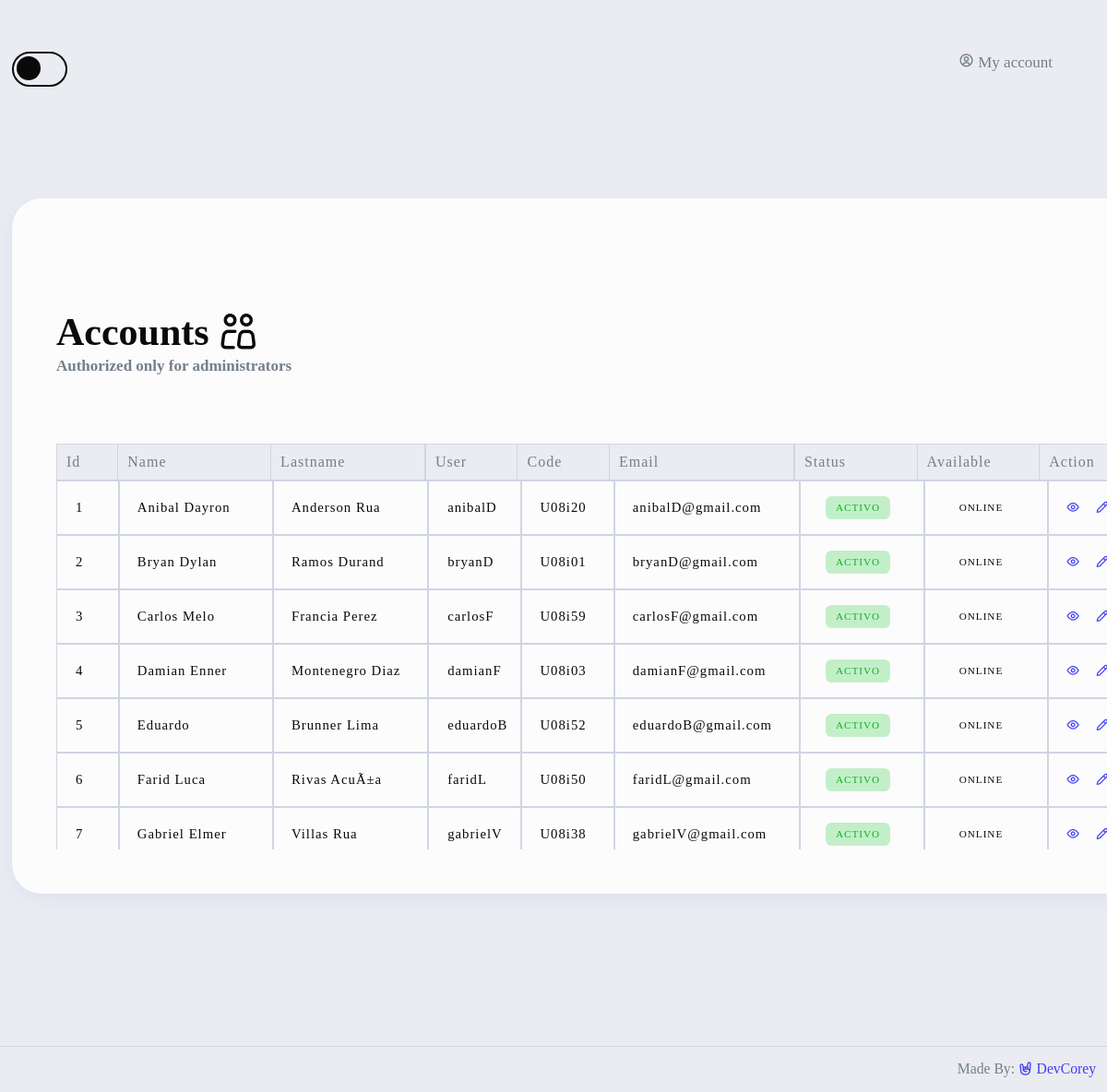
/manage.php (signed in), run on the app's committed database.
### tables this page shows
CREATE TABLE IF NOT EXISTS `users` (
  `IdUsuario` int(11) NOT NULL AUTO_INCREMENT,
  `CodUsuario` varchar(100) NOT NULL,
  `Usuario` varchar(100) NOT NULL,
  `Password` varchar(100) NOT NULL,
  `Nombres` varchar(100) NOT NULL,
  `Apellidos` varchar(100) NOT NULL,
  `Email` varchar(100) NOT NULL,
  `Permisos` enum('Administrador','Usuario normal') NOT NULL,
  `Estado` enum('Activo','Desactivo','Eliminado','Bloqueado') NOT NULL,
  `FechaRegistro` datetime NOT NULL,
  `FechaModificacion` datetime DEFAULT NULL,
  PRIMARY KEY (`IdUsuario`)
);

### action/functions.php (called while the page is built, shortened)
<?php
function show_users(){
    $conn = Db::connect();
    $query = "SELECT * FROM users WHERE Permisos = 'Usuario normal'";
    $result = mysqli_query($conn, $query);
    if ($result) {
        $usuarios = array();
        while ($row = mysqli_fetch_assoc($result)) {
            $usuarios[] = $row;
        }
        return $usuarios;
    } else {
        return false;
    }
}

### manage.php (the view, shortened to what this page needs)
<?php
require_once "action/functions.php";
$usuarios = show_users();
?>
<!DOCTYPE html>
<html lang="en">
<head>
    <?php include './action/inc/link.php'?>
    <main class="main">
        <div class="container container_max">
            <?php include 'action/inc/header.php'?>
            <section class="form_contender">
                <div class="form_manage">
                    <div class="head">
                        <h2>Accounts <i class="ai-people-multiple"></i>
                            <p>Authorized only for administrators</p>
                         </h2>
                    </div>
                    <div class="t_head">
                        <div class="contender">
                            <article class="table">
                            <div class="table_item">
                                <div class="column">
                                    <div class="column-2 outline">
                                        <div class="title">Id</div>
                                    </div>
                                    <div class="column-5 outline">
                                        <div class="title">Name</div>
                                    </div>
                                    <div class="column-5 outline">
                                        <div class="title">Lastname</div>
                                    </div>
                                </div>
                            </div>
                            <div class="table_item">
                                <div class="column">
                                    <div class="column-3 outline">
                                        <div class="title">User</div>
                                    </div>
                                    <div class="column-3 outline">
                                        <div class="title">Code</div>
                                    </div>
                                    <div class="column-6 outline">
                                        <div class="title">Email</div>
                                    </div>
                                </div>
                            </div>
                            <div class="table_item">
                                <div class="column">
                                    <div class="column-4 outline">
                                        <div class="title">Status</div>
                                    </div>
                                    <div class="column-4 outline">
                                        <div class="title">Available</div>
                                    </div>
                                    <div class="column-4 outline">
                                        <div class="title">Action</div>
                                    </div>
                                </div>
                            </div>
                            </article>
                        </div>
                    </div>
                    <div class="t_body">
                        <div class="contender">
                        <?php foreach ($usuarios as $usuario) { ?>
                            <article class="table">
                                <div class="table_item">
                                    <div class="column">
                                        <div class="column-2 outline">
                                            <div class="date"><?php echo $usuario['IdUsuario']; ?></div>
                                        </div>
                                        <div class="column-5 outline">
                                            <div class="date"><?php echo $usuario['Nombres']; ?></div>
                                        </div>
                                        <div class="column-5 outline">
                                            <div class="date"><?php echo $usuario['Apellidos']; ?></div>
                                        </div>
                                    </div>
                                </div>
                                <div class="table_item">
                                    <div class="column">
                                        <div class="column-3 outline">
                                            <div class="date"><?php echo $usuario['Usuario']; ?></div>
                                        </div>
                                        <div class="column-3 outline">
                                            <div class="date"><?php echo $usuario['CodUsuario']; ?></div>
                                        </div>
                                        <div class="column-6 outline">
                                            <div class="date"><?php echo $usuario['Email']; ?></div>
                                        </div>
                                    </div>
                                </div>
                                <div class="table_item">
                                    <div class="column">
                                        <div class="column-4 outline">
                                            <div class="date">
                                                <div class="bg_third color_verify label"><?php echo $usuario['Estado']; ?></div>
                                            </div>
                                        </div>
                                        <div class="column-4 outline">
                                            <div class="date">
                                                <div class="label">ONLINE</div>
                                            </div>
                                        </div>
                                        <div class="column-4 outline">
                                            <div class="date">
                                                <div class="actions">
                                                    <a class="btn_abrir"><i class="ai-eye-open"></i></a>
                                                    <a class="btn_abrir"><i class="ai-pencil"></i></a>
                                                </div>
                                            </div>
                                        </div>
                                    </div>
                                </div>
                            </article>
                            <?php } ?>
                        </div>
                    </div>
                </div>
            </section>
        </div>
        <?php include 'action/inc/footer.php'?>
    </main>
</body>
</html>

### action/inc/link.php (shortened to what this page needs)
<link rel="stylesheet" href="./assets/css/framework.css">
<link rel="stylesheet" href="./assets/css/main.css">
</head>
<body class="light_mode" id="body">

### action/inc/header.php (shortened to what this page needs)
<header>
    <nav class="navigation">
        <div class="switch_contender" id="switch">
            <div class="switch_l" id="light_mode"></div>
        </div>
        <div class="navbar_right">
            <a href="account.php"><p><i class='bx bx-user-circle' ></i> My account</p></a>
        </div>
    </nav>
</header>

### action/inc/footer.php (shortened to what this page needs)
<footer>
    <div class="container container_max">
        <p>Made By: <a target="_blank" href="https://devcorey.vercel.app"><i class="ai-rock-on"></i> DevCorey</a> </p>
    </div>
</footer>

### assets/css/framework.css (style rules this page uses)
:root { --color_dark_p: #0a0a0b; --color_light_p: #fcfcfc; --color_text: #747f8b; --color_primary: #413df7; --color_secondary: #e4e9f9; --color_third: #c3efc8; --color_verify: #0eae21; --color_danger: #ff7070; --font_black: 'CreatoDisplay Black'; --font_bold: 'CreatoDisplay Bold'; --font_extrabold: 'CreatoDisplay Extra Bold'; --font_light: 'CreatoDisplay Light'; --font_medium: 'CreatoDisplay Medium'; --font_regular: 'CreatoDisplay Regular'; --font_thin: 'CreatoDisplay Thin'; --cursor_pointer: pointer; }
.light_mode { --color_input: #d0d5e4; --color_body: #eaecf1; --color_light: #fcfcfc; --color_dark: #0a0a0b; --color_focus: #e9ebf4; --box_shadow_m: 0 0 1px 0 rgba(24, 94, 224, 0.1), 0 6px 20px 0 rgba(24, 94, 224, 0.064); }
body { background-color: var(--color_body); color: var(--color_dark); font-family: var(--font_medium); position: relative; padding: 0; margin: 0; }
header { position: fixed; top: 0; width: 100%; z-index: 2; }
main { position: relative; }
.main { position: relative; align-content: center; display: grid; min-height: 100vh; overflow: hidden; }
a { cursor: var(--cursor_pointer); text-decoration: none; }
.container { width: 98%; max-width: 1650px; margin: 0 auto; }
.container_max { max-width: 1800px; }
h1, h2, h3, h4 { font-family: var(--font_bold); color: var(--color_dark); }
h2 { font-size: 42px; }
p { font-size: 17px; color: var(--color_text); }
a { color: var(--color_primary); }
.color_verify { color: var(--color_verify); }
.bg_third { background: var(--color_third); }
.column { display: flex; flex-flow: row wrap; justify-content: flex-start; height: auto; }
.column-6 { width: 50%; }
.column-5 { width: 41.66666665%; }
.column-4 { width: 33.33333%; }
.column-3 { width: 25%; }
.column-2 { width: 16.666667%; }
.outline { outline: 1px solid var(--color_input); }
.label { display: table; padding: .4rem .7rem; border-radius: .4rem; margin: .4rem; font-family: var(--font_extrabold); }
footer { position: fixed; bottom: 0; width: 100%; border-top: 1px solid var(--color_input); }
footer p { font-family: var(--font_bold); text-align: right; font-size: .98rem; }

### assets/css/main.css (style rules this page uses)
.navigation { display: flex; justify-content: space-between; margin-top: 2.5rem; width: 94%; }
.navbar_left, .navbar_center, .navbar_right { display: flex; gap: .5rem; }
.switch_contender { border: .186rem solid var(--color_dark); border-radius: 2rem; width: 3.125rem; height: 1.7rem; padding: 0.2rem; display: flex; margin-top: 1rem; cursor: var(--cursor_pointer); gap: .125rem; }
.switch_l, .switch_r { background: var(--color_dark); border-radius: 50%; width: 1.625rem; height: 1.625rem; }
.form_contender { display: grid; margin: 0 auto; }
.form_login .head, .form_register .head, .form_contender .head { padding-top: .5rem; }
.form_login .head h2, .form_register .head h2, .form_contender .head h2 { line-height: 0%; }
.form_manage { background: var(--color_light); border-radius: 2rem; width: 1200px; margin: 0 auto; padding: 3rem; box-shadow: var(--box_shadow_m); }
.form_contender .head { padding-top: 2.5rem; display: flex; justify-content: space-between; }
.form_manage .t_head { padding-top: 2rem; }
.contender { display: grid; margin: 0 auto; }
.table { display: grid; width: 100%; grid-template-columns: repeat(3, minmax(160px, 2fr)); overflow: auto; }
.t_head { position: sticky; }
.t_body { height: 400px; overflow-y: scroll; width: 100.8%; }
.t_head .contender { width: 100%; }
.t_body .contender { width: 100%; }
.table_item { border: 1px solid var(--color_input); text-align: left; letter-spacing: 1px; font-size: 12px; box-sizing: border-box; }
.table_item .title { font-size: 1rem; padding: 10px; font-family: var(--font_extrabold); color: var(--color_text); background: var(--color_body); }
.table_item .date { font-size: .92rem; padding: 20px; font-family: var(--font_bold); color: var(--color_dark); }
.table_item .date .label { font-size: .7rem; text-transform: uppercase; display: inline; padding: .4rem .7rem; border-radius: .4rem; }
.table_item .date .actions { display: flex; gap: 1rem; }

### data on the page
users: IdUsuario "1", Nombres "Anibal Dayron", Apellidos "Anderson Rua", Usuario "anibalD", CodUsuario "U08i20", Email "anibalD@gmail.com", Estado "ACTIVO"
users: IdUsuario "2", Nombres "Bryan Dylan", Apellidos "Ramos Durand", Usuario "bryanD", CodUsuario "U08i01", Email "bryanD@gmail.com", Estado "ACTIVO"
users: IdUsuario "3", Nombres "Carlos Melo", Apellidos "Francia Perez", Usuario "carlosF", CodUsuario "U08i59", Email "carlosF@gmail.com", Estado "ACTIVO"
users: IdUsuario "4", Nombres "Damian Enner", Apellidos "Montenegro Diaz", Usuario "damianF", CodUsuario "U08i03", Email "damianF@gmail.com", Estado "ACTIVO"
users: IdUsuario "5", Nombres "Eduardo", Apellidos "Brunner Lima", Usuario "eduardoB", CodUsuario "U08i52", Email "eduardoB@gmail.com", Estado "ACTIVO"
users: IdUsuario "6", Nombres "Farid Luca", Apellidos "Rivas AcuÃ±a", Usuario "faridL", CodUsuario "U08i50", Email "faridL@gmail.com", Estado "ACTIVO"
users: IdUsuario "7", Nombres "Gabriel Elmer", Apellidos "Villas Rua", Usuario "gabrielV", CodUsuario "U08i38", Email "gabrielV@gmail.com", Estado "ACTIVO"
